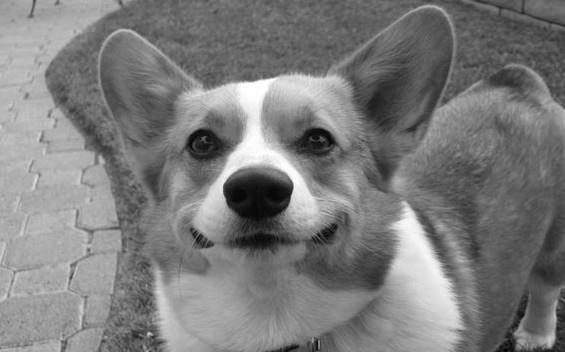
#> input picture LabFinal/test-image.jpg, 565 x 352 px
$ jupyter execute LabFinal.ipynb   (shell and % lines are left out)
#> lines starting #> are read from the running program, lines starting #| are printed output that depends on the picture
# ECE 311 Lab Final:

## Due Date: 12/11 @ 11:59PM
### Note: a 10% penalty will be applied for each hour your submission is late!

This lab final will review the import concepts from the course. Much of this lab should be familiar from previous labs. We encourage you to look back on your previous labs or look at the posted lab solutions on the course website to remind you how to produce your results and evaluate their correctness. Enough talking, let's get started!

[cell 1]
import numpy as np
import matplotlib.pyplot as plt

from skimage.io import imread
from scipy import signal
from pz_plot import pz_plot
from scipy.io import wavfile
from numpy.random import randn
from IPython.display import Audio

#Utility function for dB scaling of magnitude spectra
def sig2db(mag_spec):
    return 20*np.log10(mag_spec)

## Exercise 1: Building an Edge Detector 2.0

In Lab 2 Exercise 4, we built a simple edge detector by applying a high-pass filter along the rows and columns of an image, then combined the two results to create an image of detected edges. In this exercise, we will build a more sophisticated edge detector by adding onto our original design. This improved detector is known as the [Sobel operator](https://en.wikipedia.org/wiki/Sobel_operator).

The Sobel operator uses the same intuition of finding horizontal and vertical edges separately, then combining these results to form the image. Let $G_x$ be our resulting image from detecting vertical edges (through the x-axis) and $G_y$ be our resulting image from detecting horizontal edges (through the y-axis, then our final result will be given by

$$
G[i,j] = \sqrt{G^2_x[i,j]+G^2_y[i,j]},
$$

where $G[i,j]$ is the pixel value at row $i$, column $j$. We compute $G_x$ and $G_y$ via convolution as follows:

$$
G_x = I * \begin{bmatrix}
1 & 0 & -1\\
\end{bmatrix} * \begin{bmatrix}
1\\
2\\
1\\
\end{bmatrix}
$$

$$
G_y = I * \begin{bmatrix}
1\\
0\\
-1\\
\end{bmatrix} * \begin{bmatrix}
1 & 2 & 1\\
\end{bmatrix},
$$

where $I$ is our original image and $*$ denotes the convolution operator. Note that in the computation of $G_x$ we convolve along the rows with a high-pass filter and convolve along the columns with a low-pass filter, while the computation of $G_y$ reverses this relationship with the same filters.

a. Compute the image $G_x$ by performing the two convolutions along the rows and columns, respectively, using $\textrm{signal.convolve()}$. Plot your resulting image in grayscale. Remember that you should apply the high-pass filter $\begin{bmatrix}1 & 0 & -1\end{bmatrix}$ to each **row** and the low-pass filter $\begin{bmatrix}1 & 2 & 1\end{bmatrix}$ to each **column**. Also, be sure to use the "same" mode when using $\textrm{signal.convolve()}$.

b. Compute the image $G_y$ by performing the two convolutions along the rows and columns, respectively, using $\textrm{signal.convolve()}$. Plot your resulting image in grayscale. Remember that you should apply the high-pass filter $\begin{bmatrix}1 & 0 & -1\end{bmatrix}$ to each **column** and the low-pass filter $\begin{bmatrix}1 & 2 & 1\end{bmatrix}$ to each **row**.

c. Create final result image $G$ according to the above formulation. Plot your resulting image in grayscale.

[cell 2]
#load test-image.jpg
image = imread('test-image.jpg')
#> image is the input picture: shape (352, 565); min 0, max 255, mean 124
n_rows,n_cols = image.shape
#> n_rows = 352; n_cols = 565

#Code for part a:
temp_x = np.array([[1,0,-1],
                   [2,0,-2],
                   [1,0,-1]])
G_x = signal.convolve(image,temp_x,'same')
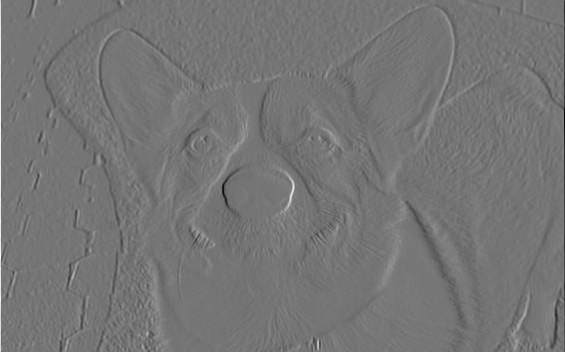
#> G_x: shape (352, 565) int64; min -704, max 821, mean -0.6; drawn with min black and max white

plt.figure(figsize=(15,10))
#> (this line was passed over: IPython is not available in this run)
plt.subplot(121)
#> (this line was passed over: IPython is not available in this run)
plt.imshow(G_x, 'gray')
#> (this line was passed over: IPython is not available in this run)
plt.title('$G_x$')
#> (this line was passed over: IPython is not available in this run)

#Code for part b:
temp_y = np.array([[1,2,1],
                   [0,0,0],
                   [-1,-2,-1]])

G_y = signal.convolve(image,temp_y,'same')
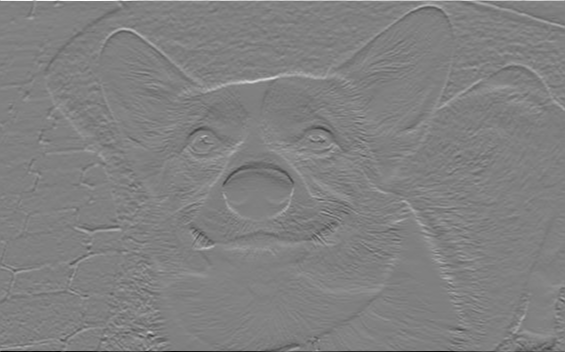
#> G_y: shape (352, 565) int64; min -743, max 726, mean 0; drawn with min black and max white

plt.subplot(122)
#> (this line was passed over: IPython is not available in this run)
plt.imshow(G_y, 'gray')
#> (this line was passed over: IPython is not available in this run)
plt.title('$G_y$')
#> (this line was passed over: IPython is not available in this run)

#Code for part c:
G = np.zeros(image.shape)
for i in range (G.shape[0]):
    for j in range (G.shape[1]):
        G[i,j] = np.sqrt(G_x[i,j]**2 + G_y[i,j]**2)

plt.figure(figsize=(10,6))
plt.imshow(G, 'gray')
plt.title('G')
